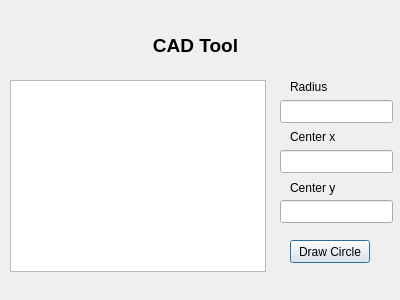
<?xml version="1.0" encoding="UTF-8"?>
<ui version="4.0">
 <class>MyCircle</class>
 <widget class="QDialog" name="MyCircle">
  <property name="geometry">
   <rect>
    <x>0</x>
    <y>0</y>
    <width>400</width>
    <height>300</height>
   </rect>
  </property>
  <property name="windowTitle">
   <string>Dialog</string>
  </property>
  <widget class="QLabel" name="label">
   <property name="geometry">
    <rect>
     <x>100</x>
     <y>20</y>
     <width>191</width>
     <height>51</height>
    </rect>
   </property>
   <property name="text">
    <string>&lt;html&gt;&lt;head/&gt;&lt;body&gt;&lt;p&gt;&lt;span style=&quot; font-size:14pt; font-weight:600;&quot;&gt;CAD Tool&lt;/span&gt;&lt;/p&gt;&lt;/body&gt;&lt;/html&gt;</string>
   </property>
   <property name="alignment">
    <set>Qt::AlignCenter</set>
   </property>
  </widget>
  <widget class="QGraphicsView" name="graphicsView">
   <property name="geometry">
    <rect>
     <x>10</x>
     <y>80</y>
     <width>256</width>
     <height>192</height>
    </rect>
   </property>
  </widget>
  <widget class="QLabel" name="label_2">
   <property name="geometry">
    <rect>
     <x>290</x>
     <y>80</y>
     <width>57</width>
     <height>15</height>
    </rect>
   </property>
   <property name="text">
    <string>&lt;html&gt;&lt;head/&gt;&lt;body&gt;&lt;p&gt;Radius&lt;/p&gt;&lt;/body&gt;&lt;/html&gt;</string>
   </property>
  </widget>
  <widget class="QLineEdit" name="radius">
   <property name="geometry">
    <rect>
     <x>280</x>
     <y>100</y>
     <width>113</width>
     <height>23</height>
    </rect>
   </property>
  </widget>
  <widget class="QLabel" name="label_3">
   <property name="geometry">
    <rect>
     <x>290</x>
     <y>130</y>
     <width>57</width>
     <height>15</height>
    </rect>
   </property>
   <property name="text">
    <string>&lt;html&gt;&lt;head/&gt;&lt;body&gt;&lt;p&gt;Center x&lt;/p&gt;&lt;/body&gt;&lt;/html&gt;</string>
   </property>
  </widget>
  <widget class="QLineEdit" name="center_x">
   <property name="geometry">
    <rect>
     <x>280</x>
     <y>150</y>
     <width>113</width>
     <height>23</height>
    </rect>
   </property>
  </widget>
  <widget class="QLabel" name="label_4">
   <property name="geometry">
    <rect>
     <x>290</x>
     <y>180</y>
     <width>57</width>
     <height>15</height>
    </rect>
   </property>
   <property name="text">
    <string>Center y</string>
   </property>
  </widget>
  <widget class="QLineEdit" name="center_y">
   <property name="geometry">
    <rect>
     <x>280</x>
     <y>200</y>
     <width>113</width>
     <height>23</height>
    </rect>
   </property>
  </widget>
  <widget class="QPushButton" name="draw_circle">
   <property name="geometry">
    <rect>
     <x>290</x>
     <y>240</y>
     <width>80</width>
     <height>23</height>
    </rect>
   </property>
   <property name="text">
    <string>Draw Circle</string>
   </property>
  </widget>
 </widget>
 <resources/>
 <connections/>
</ui>
